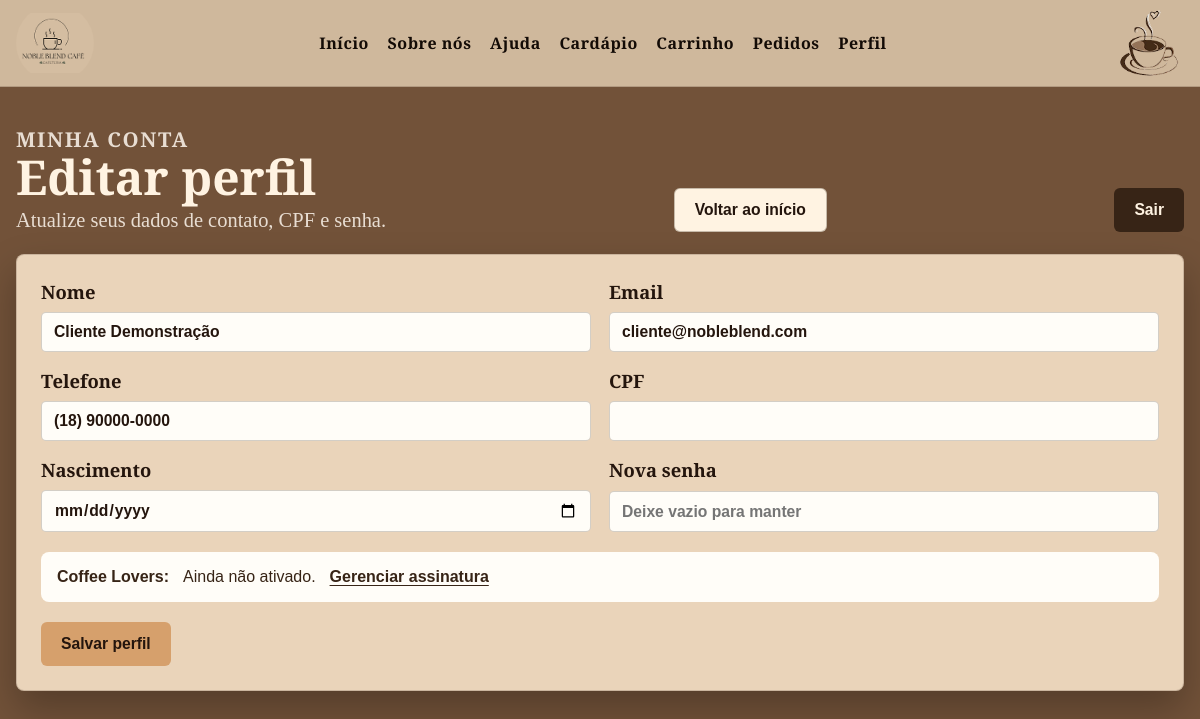
Page /view/perfil_cliente.php (signed in) on the committed database.
### tables this page shows
CREATE TABLE clientes (
  id_cliente INT AUTO_INCREMENT PRIMARY KEY,
  nome VARCHAR(120) NOT NULL,
  email VARCHAR(140) NOT NULL UNIQUE,
  senha_hash VARCHAR(255) NOT NULL,
  telefone VARCHAR(30) DEFAULT NULL,
  cpf VARCHAR(20) DEFAULT NULL UNIQUE,
  nascimento DATE DEFAULT NULL,
  possui_clube TINYINT(1) NOT NULL DEFAULT 0,
  coffee_lover TINYINT(1) NOT NULL DEFAULT 0,
  coffee_lover_marketing TINYINT(1) NOT NULL DEFAULT 0,
  criado_em TIMESTAMP NOT NULL DEFAULT CURRENT_TIMESTAMP
);

### controller/ViewHelper.php (called while the page is built, shortened)
<?php
if (!function_exists('asset')) {
    function asset($caminho)
    {
        $caminho = ltrim((string) $caminho, '/');
        $base = str_replace('\\', '/', dirname($_SERVER['SCRIPT_NAME'] ?? ''));
        $base = ($base === '/' || $base === '.' || $base === '\\') ? '' : rtrim($base, '/');
        return $base . '/' . $caminho;
    }
}
if (!function_exists('e')) {
    function e($valor)
    {
        return htmlspecialchars((string) $valor, ENT_QUOTES, 'UTF-8');
    }
}

### controller/AuthController.php (called while the page is built, shortened)
<?php
require_once __DIR__ . '/../model/Cliente.php';
require_once __DIR__ . '/ViewHelper.php';
class AuthController
{
    public static function clienteId()
    {
        return isset($_SESSION['cliente_id']) ? (int) $_SESSION['cliente_id'] : null;
    }
}

### model/Conexao.php (called while the page is built, shortened)
<?php
class Conexao
{
    private static $conn = null;
    public static function conectar()
    {
        if (self::$conn instanceof mysqli) {
            return self::$conn;
        }
        $host = getenv('DB_HOST') ?: 'localhost';
        $usuario = getenv('DB_USER') ?: 'root';
        $senha = getenv('DB_PASS') ?: '';
        $banco = getenv('DB_NAME') ?: 'noble_blend_cafe';
        self::$conn = new mysqli($host, $usuario, $senha, $banco);
        self::$conn->set_charset('utf8mb4');
        return self::$conn;
    }
    public static function preparar($sql, $types = '', $params = array())
    {
        $stmt = self::conectar()->prepare($sql);
        if ($types !== '' && !empty($params)) {
            $refs = array($types);
            foreach ($params as $key => $value) {
                $refs[] = &$params[$key];
            }
            call_user_func_array(array($stmt, 'bind_param'), $refs);
        }
        $stmt->execute();
        return $stmt;
    }
    public static function fetchOne($sql, $types = '', $params = array())
    {
        $stmt = self::preparar($sql, $types, $params);
        $result = $stmt->get_result();
        return $result ? $result->fetch_assoc() : null;
    }
}

### model/Cliente.php (called while the page is built, shortened)
<?php
require_once __DIR__ . '/Conexao.php';
class Cliente
{
    public static function buscarPorId($id)
    {
        return Conexao::fetchOne(
            'SELECT id_cliente, nome, email, telefone, cpf, nascimento, possui_clube, criado_em FROM clientes WHERE id_cliente = ? LIMIT 1',
            'i',
            array((int) $id)
        );
    }
}

### view/perfil_cliente.php (the view, shortened to what this page needs)
<?php
require_once __DIR__ . '/../controller/AuthController.php';
require_once __DIR__ . '/../controller/ViewHelper.php';
require_once __DIR__ . '/../model/Cliente.php';
$cliente = Cliente::buscarPorId(AuthController::clienteId());
?>
<!DOCTYPE html>
<html lang="pt-BR">
<head>
    <link rel="stylesheet" href="<?= asset('../css/app.css'); ?>">
</head>
<body class="app-body">
    <?php include __DIR__ . '/partials/nav_cliente.php'; ?>
    <main class="page-shell">
        <section class="section-heading section-heading--top">
            <div>
                <p class="eyebrow">Minha conta</p>
                <h1>Editar perfil</h1>
                <p>Atualize seus dados de contato, CPF e senha.</p>
            </div>
            <a class="btn btn--ghost" href="logado_cliente.php">Voltar ao início</a>
            <a class="btn btn--danger" href="../processamento/logout.php" onclick="return confirm('Voce deseja mesmo sair?');">Sair</a>
        </section>
        <form class="form-panel" action="../processamento/perfil_cliente_salvar.php" method="post">
            <div class="form-grid">
                <label class="field">
                    <span>Nome</span>
                    <input type="text" name="nome" value="<?= e($cliente['nome'] ?? ''); ?>" required>
                </label>
                <label class="field">
                    <span>Email</span>
                    <input type="email" name="email" value="<?= e($cliente['email'] ?? ''); ?>" required>
                </label>
                <label class="field">
                    <span>Telefone</span>
                    <input type="text" name="telefone" value="<?= e($cliente['telefone'] ?? ''); ?>">
                </label>
                <label class="field">
                    <span>CPF</span>
                    <input type="text" name="cpf" value="<?= e($cliente['cpf'] ?? ''); ?>">
                </label>
                <label class="field">
                    <span>Nascimento</span>
                    <input type="date" name="nascimento" value="<?= e($cliente['nascimento'] ?? ''); ?>">
                </label>
                <label class="field">
                    <span>Nova senha</span>
                    <input type="password" name="senha" placeholder="Deixe vazio para manter">
                </label>
            </div>
            <div class="profile-status">
                <strong>Coffee Lovers:</strong>
                <span><?= !empty($cliente['possui_clube']) ? 'Clube ativo. Você paga o preço Coffee Lovers de cada produto.' : 'Ainda não ativado.'; ?></span>
                <a href="cadastro_coffee_lovers.php">Gerenciar assinatura</a>
            </div>
            <div class="form-actions">
                <button class="btn" type="submit">Salvar perfil</button>
            </div>
        </form>
    </main>
</body>
</html>

### css/app.css (style rules this page uses)
:root { --brown-950: #24150d; --brown-900: #372416; --brown-700: #725239; --brown-600: #76543c; --caramel: #d6a06c; --cream: #d4bda1; --paper: #fff3e2; --soft: #ead4ba; --gold: #c8aa4a; --green: #5f6f52; --danger: #9f2f24; --success: #3f6f45; --shadow: 0 18px 38px rgba(0, 0, 0, .26); --title: 'Cormorant', serif; --text: 'Cormorant Upright', serif; }
* { box-sizing: border-box; }
body.app-body, body.staff-body, body.auth-body { min-height: 100vh; margin: 0; background: var(--brown-700); color: var(--paper); font-family: var(--text); }
a { color: inherit; text-decoration: none; }
button, input, select, textarea { font: inherit; }
.page-shell, .staff-shell { width: min(1220px, calc(100% - 32px)); margin: 0 auto; padding: 38px 0 80px; }
.eyebrow { margin: 0 0 8px; color: var(--gold); font-family: var(--title); font-size: 1.15rem; font-weight: 700; letter-spacing: .08em; text-transform: uppercase; }
h1, h2, h3 { font-family: var(--title); line-height: 1; }
.hero-actions, .form-actions, .filter-actions { display: flex; align-items: center; flex-wrap: wrap; gap: 14px; }
.btn { min-height: 44px; border: 0; border-radius: 6px; padding: 11px 20px; display: inline-flex; align-items: center; justify-content: center; gap: 8px; background: var(--caramel); color: var(--brown-950); font-family: Arial, sans-serif; font-size: .98rem; font-weight: 700; cursor: pointer; transition: transform .2s ease, filter .2s ease; }
.btn--ghost { border: 1px solid rgba(55, 36, 22, .28); background: var(--paper); color: var(--brown-950); }
.btn--danger { background: var(--brown-900); color: var(--paper); }
.section-heading { margin: 54px 0 22px; display: flex; align-items: end; justify-content: space-between; gap: 24px; }
.section-heading--top { margin-top: 0; }
.section-heading h1, .section-heading h2 { margin: 0 0 8px; color: var(--paper); font-size: clamp(2.4rem, 4vw, 4.2rem); font-weight: 600; }
.section-heading p { margin: 0; max-width: 650px; font-size: 1.28rem; color: rgba(255, 248, 239, .84); }
.filters-panel, .summary-panel, .form-panel, .auth-panel, .empty-state, .table-wrap { border-radius: 8px; background: var(--soft); color: var(--brown-950); border: 1px solid rgba(55, 36, 22, .18); box-shadow: var(--shadow); }
.filters-panel, .summary-panel, .form-panel, .empty-state { padding: 24px; }
.field { display: grid; gap: 8px; margin-bottom: 16px; font-family: var(--title); font-size: 1.15rem; font-weight: 700; }
.field input, .field select, .field textarea, .inline-form select, .add-cart-form input, .cart-item__qty input { width: 100%; border: 1px solid rgba(55, 36, 22, .22); border-radius: 5px; outline: none; background: #fffdf8; color: var(--brown-950); padding: 10px 12px; font-family: Arial, sans-serif; font-size: .98rem; }
.form-grid { display: grid; grid-template-columns: repeat(2, minmax(0, 1fr)); gap: 0 18px; }
.profile-status { margin: 4px 0 20px; border-radius: 8px; padding: 16px; display: flex; align-items: center; flex-wrap: wrap; gap: 10px 14px; background: #fffdf8; color: var(--brown-900); font-family: Arial, sans-serif; }
.profile-status a { font-weight: 700; text-decoration: underline; text-underline-offset: 3px; }

### rows in the picture
clientes: nome "Cliente Demonstração", email "cliente@nobleblend.com", telefone "(18) 90000-0000"
